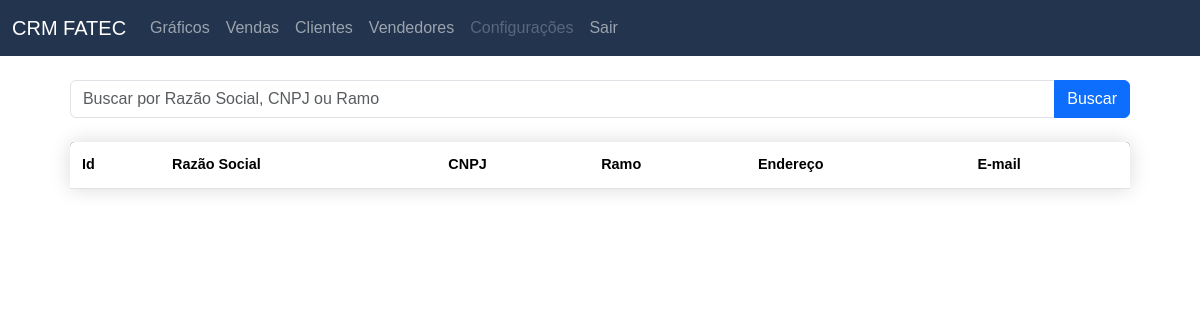
The app's page /public/clientes.php, older data.
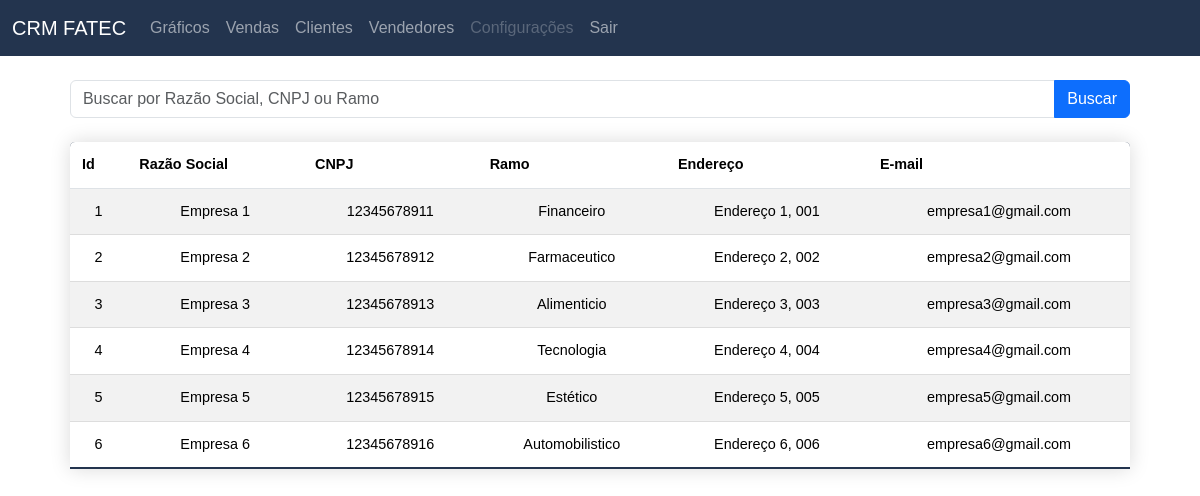
The same page, newer data.
### tables this page shows
CREATE TABLE IF NOT EXISTS `clientes` (
  `id` int(11) NOT NULL AUTO_INCREMENT,
  `razao` varchar(100) NOT NULL,
  `cnpj` varchar(14) NOT NULL,
  `ramo` varchar(45) NOT NULL,
  `endereco` varchar(100) NOT NULL,
  `email` varchar(100) NOT NULL,
  PRIMARY KEY (`id`)
);

### public/clientes.php (the view, shortened to what this page needs)
<?php
include ("../config/config.php");
$consultaClientes = "SELECT * FROM clientes ORDER BY id ASC";
$stmt = $conexao->prepare($consultaClientes);
$stmt->execute();
?>
<!DOCTYPE html>
<html lang="en">
<head>
    <link href="https://cdn.jsdelivr.net/npm/bootstrap@5.3.3/dist/css/bootstrap.min.css" rel="stylesheet"
>
    <link rel="stylesheet" href="../app/class/table/table.css">
    <link rel="stylesheet" href="../app/class/style.css">
</head>
<body>
<nav class="navbar navbar-expand-lg" data-bs-theme="dark">
        <div class="container-fluid">
            <a class="navbar-brand" href="dashboard.php">CRM FATEC</a>
            <div class="collapse navbar-collapse" id="navbarSupportedContent">
                <ul class="navbar-nav me-auto mb-2 mb-lg-0">
                    <li class="nav-item">
                        <a class="nav-link" aria-current="page" href="">Gráficos</a>
                    </li>
                    <li class="nav-item">
                        <a class="nav-link" aria-current="page" href="vendas.php">Vendas</a>
                    </li>
                    <li class="nav-item">
                        <a class="nav-link" aria-current="page" href="clientes.php">Clientes</a>
                    </li>
                    <li class="nav-item">
                        <a class="nav-link" aria-current="page" href="vendedores.php">Vendedores</a>
                    </li>
                    <li class="nav-item">
                        <a class="nav-link disabled" href="configuracoes.php">Configurações</a>
                    </li>
                    <li class="nav-item">
                        <a class="nav-link" href="../config/logout.php">Sair</a>
                    </li>
                </ul>
            </div>
        </div>
    </nav>
    <div class="container mt-4">
        <div class="search mb-4">
            <form id="searchForm">
                <div class="input-group">
                    <input class="form-control" type="search" placeholder="Buscar por Razão Social, CNPJ ou Ramo"
                        name="query" aria-label="Search" id="searchQuery">
                    <button class="btn btn-primary" type="submit">Buscar</button>
                </div>
            </form>
        </div>
        <div class="col-12">
            <table class="content-table table table-striped">
                <thead>
                    <tr>
                        <th scope="col">Id</th>
                        <th scope="col">Razão Social</th>
                        <th scope="col">CNPJ</th>
                        <th scope="col">Ramo</th>
                        <th scope="col">Endereço</th>
                        <th scope="col">E-mail</th>
                    </tr>
                </thead>
                <tbody id="results">
                    <?php
                    while ($userData = $stmt->fetch(PDO::FETCH_ASSOC)) {
                        echo "<tr>";
                        echo "<td>" . htmlspecialchars($userData['id']) . "</td>";
                        echo "<td>" . htmlspecialchars($userData['razao']) . "</td>";
                        echo "<td>" . htmlspecialchars($userData['cnpj']) . "</td>";
                        echo "<td>" . htmlspecialchars($userData['ramo']) . "</td>";
                        echo "<td>" . htmlspecialchars($userData['endereco']) . "</td>";
                        echo "<td>" . htmlspecialchars($userData['email']) . "</td>";
                        echo "</tr>";
                    }
                    ?>
                </tbody>
            </table>
        </div>
    </div>
</body>
</html>

### app/class/table/table.css (style rules this page uses)
.search { align-items: center; text-align: center; width: 95%; margin: auto; margin-top: 1%; }
.content-table { width: 95%; margin: auto; margin-top: 2%; align-items: center; text-align: center; font-size: 0.9em; border-radius: 5px 5px 0 0; overflow: hidden; box-shadow: 0 0 20px rgba(0, 0, 0, 0.15); table-layout: auto; }
.content-table thead tr { background-color: #23344e; color: #ffffff; text-align: left; font-weight: bold; }
.content-table th, .content-table td { padding: 12px; }
.content-table tbody tr { border-bottom: 1px solid #dddddd; }
.content-table tbody tr:nth-of-type(even) { background-color: #f3f3f3; }
.content-table tbody tr:last-of-type { border-bottom: 2px solid #23344e; }

### app/class/style.css (style rules this page uses)
* { font-family: sans-serif; }
.navbar { background-color: #23344e; }

Row changes from the older to the newer data that the page shows:
added clientes: id "1", razao "Empresa 1", cnpj "12345678911", ramo "Financeiro", endereco "Endereço 1, 001", email "empresa1@gmail.com"
added clientes: id "2", razao "Empresa 2", cnpj "12345678912", ramo "Farmaceutico", endereco "Endereço 2, 002", email "empresa2@gmail.com"
added clientes: id "3", razao "Empresa 3", cnpj "12345678913", ramo "Alimenticio", endereco "Endereço 3, 003", email "empresa3@gmail.com"
added clientes: id "4", razao "Empresa 4", cnpj "12345678914", ramo "Tecnologia", endereco "Endereço 4, 004", email "empresa4@gmail.com"
added clientes: id "5", razao "Empresa 5", cnpj "12345678915", ramo "Estético", endereco "Endereço 5, 005", email "empresa5@gmail.com"
added clientes: id "6", razao "Empresa 6", cnpj "12345678916", ramo "Automobilistico", endereco "Endereço 6, 006", email "empresa6@gmail.com"
